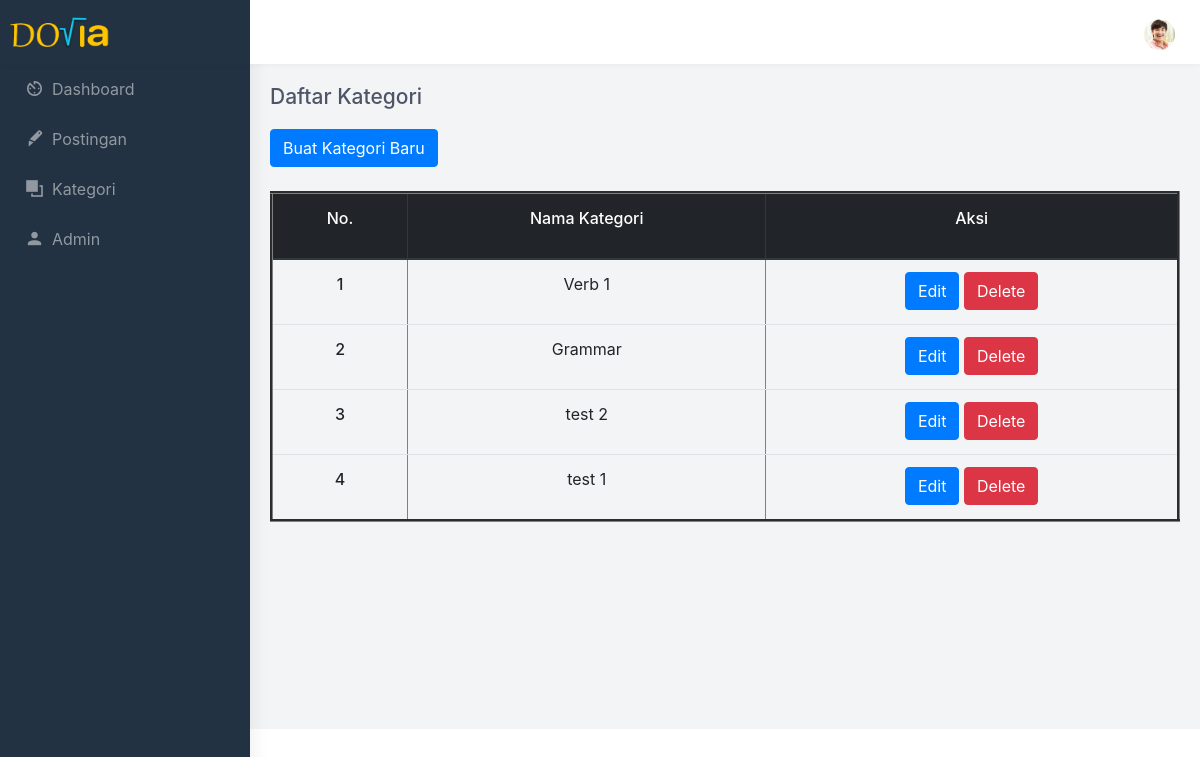
The app's page /admin/list_kategori.php (signed in) with its own data.
### tables this page shows
CREATE TABLE `kategori` (
  `id_kategori` int(5) NOT NULL,
  `nama_kategori` varchar(50) NOT NULL
);

### admin/list_kategori.php (the view, shortened to what this page needs)
<!DOCTYPE html>
<html lang="en">
<?php
    include "../connect.php";
    $query = mysqli_query($connect, "SELECT * FROM kategori order by id_kategori DESC");
    $data = mysqli_fetch_assoc($query);
?>
<head>
    <link href="assets/chartist/dist/chartist.min.css" rel="stylesheet">
    <link href="dist/css/style.min.css" rel="stylesheet">
    <link rel="stylesheet" href="https://maxcdn.bootstrapcdn.com/bootstrap/4.0.0/css/bootstrap.min.css">
</head>
<body>
    <div id="main-wrapper" data-navbarbg="skin6" data-theme="light" data-layout="vertical" data-sidebartype="full"
        data-boxed-layout="full">
        <header class="topbar" data-navbarbg="skin6">
            <nav class="navbar top-navbar navbar-expand-md navbar-light">
                <div class="navbar-header" data-logobg="skin5">
                    <div class="navbar-brand">
                        <a href="index.html" class="logo">
                            <b class="logo-icon">
                                <img src="../develop-img/logo-lg.png" alt="homepage" class="light-logo" height="50px" width="100px"/>
                            </b>
                        </a>
                    </div>
                </div>
                <div class="navbar-collapse collapse" id="navbarSupportedContent" data-navbarbg="skin6">
                    <ul class="navbar-nav float-left mr-auto">
                        <li class="nav-item search-box">
                            <a class="nav-link waves-effect waves-dark" href="javascript:void(0)">
                            </a>
                        </li>
                    </ul>
                    <ul class="navbar-nav float-right">
                        <li class="nav-item dropdown">
                            <a class="nav-link dropdown-toggle text-muted waves-effect waves-dark pro-pic" href=""
                                data-toggle="dropdown" aria-haspopup="true" aria-expanded="false"><img
                                    src="assets/images/users/1.jpg" alt="user" class="rounded-circle"
                                    width="31"></a>
                        </li>
                    </ul>
                </div>
            </nav>
        </header>
        <aside class="left-sidebar" data-sidebarbg="skin5">
            <div class="scroll-sidebar">
                <nav class="sidebar-nav">
                    <ul id="sidebarnav">
                        <li class="sidebar-item">
                            <a class="sidebar-link waves-effect waves-dark sidebar-link" href="index.php"
                                aria-expanded="false">
                                <i class="mdi mdi-av-timer"></i>
                                <span class="hide-menu">Dashboard</span>
                            </a>
                        </li>
                        <li class="sidebar-item">
                            <a class="sidebar-link waves-effect waves-dark sidebar-link" href="list_post.php"
                                aria-expanded="false">
                                <i class="mdi mdi-box-cutter"></i>
                                <span class="hide-menu">Postingan</span>
                            </a>
                        </li>
                        <li class="sidebar-item">
                            <a class="sidebar-link waves-effect waves-dark sidebar-link" href="list_Kategori.php"
                                aria-expanded="false">
                                <i class="mdi mdi-arrange-bring-forward"></i>
                                <span class="hide-menu">Kategori</span>
                            </a>
                        </li>
                        <li class="sidebar-item">
                            <a class="sidebar-link waves-effect waves-dark sidebar-link" href="list_admin.php"
                                aria-expanded="false">
                                <i class="mdi mdi-account"></i>
                                <span class="hide-menu">Admin</span>
                            </a>
                        </li>
                    </ul>
                </nav>
            </div>
        </aside>
        <div class="page-wrapper">
            <div class="page-breadcrumb">
                <div class="row">
                    <div class="col-5 align-self-center">
                        <h2 class="page-title">Daftar Kategori</h2>
                    </div>
                </div>
            </div>
            <div class="container-fluid">
            <a href="tambah_kategori.php"class="btn btn-primary">Buat Kategori Baru</a><br><br>
            <table class="table" border="3">
                <thead class="thead-dark">
                    <tr>
                        <th scope="col"><p align="center">No.</p></th>
                        <th scope="col"><p align="center">Nama Kategori</p></th>
                        <th scope="col"><p align="center">Aksi</p></th>
                    </tr>
                </thead>
                <tbody>
                <?php $num = 0; do{ $num++; ?>
                    <tr>
                        <th scope="row"><p align="center"><?=$num;?></p></th>
                        <td><p align="center"><?=$data['nama_kategori'];?></p></td>
                        <td>
                            <div <p align="center">
                                <a class="btn btn-primary" href="edit_kategori.php?id=<?=$data['id_kategori'];?>">Edit</a>
                                <a class="btn btn-danger" href="hapus_kategori.php?id=<?=$data['id_kategori'];?>">Delete</a>
                            </div>
                        </td>
                    </tr>
                <?php }while($data = mysqli_fetch_assoc($query)); ?>
                </tbody>
            </table>
            </div>
        </div>
    </div>
</body>
</html>

### records on screen
kategori: nama_kategori "Verb 1"
kategori: nama_kategori "Grammar"
kategori: nama_kategori "test 2"
kategori: nama_kategori "test 1"
